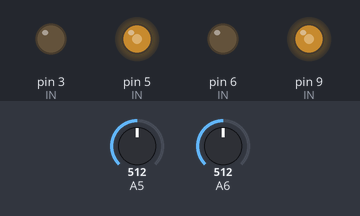
Simulated run of this sketch. Board: Arduino Nano, built with avr-gcc and run on an emulated ATmega328P. Parts: output pins drawn as LEDs (lit = HIGH). The test bench sets the inputs (shaded band); at power-on: A5 = 512, A6 = 512.

Above: at 1.2 s.
1.3 s: A5 set to 716
At 1.8 s:
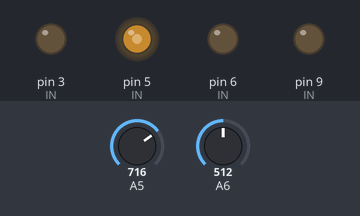
2.8 s: A6 set to 554
4.3 s: A6 set to 582
At 5.3 s:
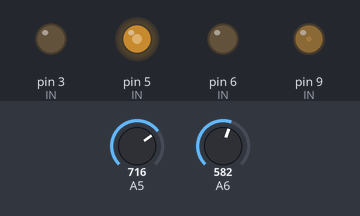
5.8 s: A5 set to 511
At 6.4 s:
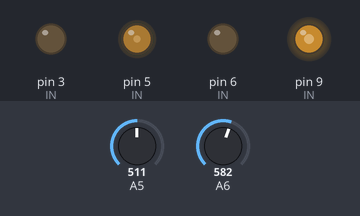
7.3 s: A6 set to 716
At 7.6 s:
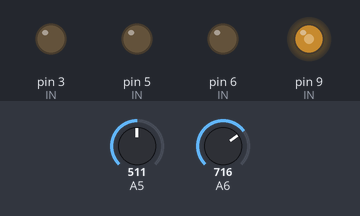
8.8 s: A6 set to 680
10.3 s: A6 set to 655
At 11.0 s:
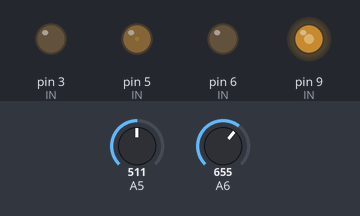
Timing chart, 0 to 12.8 s (numbered marks = the images above; inputs shaded):
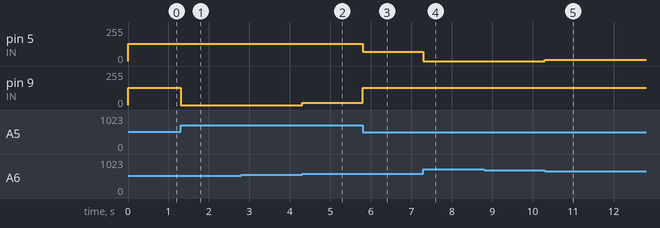

The sketch:

xunji.ino
```cpp
/*---------------宏定义部分------------------*/
#define Vo 130    // Vo(0-255)
#define Kp 0.85    // Kp(0-10)

/*--------------全局变量部分-----------------*/
int IN[5]={-1,3,5,6,9};
int Signal_left,Signal_right,p;
int last_proportional = 0;
long integral = 0;
int proportional,derivative,power_difference;

/*--------------子函数部分-------------------*/

/**
  * 函数readl()用于读取两个传感器的信号差
  * 两个传感器分别接 A5,A6 引脚
  */
int readl()
{
  Signal_left=analogRead(A6);
  Signal_right=analogRead(A5);
  p=Signal_left-Signal_right;
  return p;
}

/**
  * 函数motor(int speed_left,speed_right)用于控制电机转动
  * 右电机接IN1、IN2，对应nano上的 D3、D5 引脚
  * 左电机接IN3、IN4，对应nano上的 D6、D9 引脚
  * speed的范围为 -255~+255
  */
void motor(int speed_left,int speed_right)
{
  if(speed_right>0)
  {
    digitalWrite(IN[1],LOW);
    analogWrite(IN[2],speed_right);
  }
  else
  {
    digitalWrite(IN[2],LOW);
    analogWrite(IN[1],-speed_right);
  }

  if(speed_left>0)
  {
    digitalWrite(IN[3],LOW);
    analogWrite(IN[4],speed_left);
  }
  else
  {
    digitalWrite(IN[4],LOW);
    analogWrite(IN[3],-speed_left);
  }
}

/**
 *  p_control的核心算法是基于pid算法的p参数控制，省略了积分项与微分项
 *  误差信号的来源是两个光传感器的之间的误差值。
 *  由控制的方块图可知，控制信号的来源是依据误差信号而来的，为 Kp*proportional
 */
void p_concrol(int inital_speed)
{
  proportional = readl();
  power_difference = proportional*Kp;
  if(power_difference > inital_speed)
    power_difference = inital_speed;
  if(power_difference < -inital_speed)
    power_difference = -inital_speed;

  if(power_difference<0)
    motor((inital_speed+power_difference),inital_speed);
  else
    motor(inital_speed,(inital_speed-power_difference));
}

void setup() {
  // put your setup code here, to run once:
  pinMode(IN[1],OUTPUT);
  pinMode(IN[2],OUTPUT);
  pinMode(IN[3],OUTPUT);
  pinMode(IN[4],OUTPUT);
  Serial.begin(9600);
}
void loop() {
  // put your main code here, to run repeatedly:
  p_concrol(Vo);
}
```

Measured:
- after the input at 1.3 s, pin 9 (IN): 130/255 → 0/255 at once
- after the input at 2.8 s, every drawn part: stays the same
- after the input at 4.3 s, pin 9 (IN): 0/255 → 17/255 at once
- after the input at 5.8 s, pin 5 (IN): 130/255 → 70/255 at once; pin 9 (IN): 17/255 → 130/255 at once
- after the input at 7.3 s, pin 5 (IN): 70/255 → 0/255 at once
- after the input at 8.8 s, every drawn part: stays the same
- after the input at 10.3 s, pin 5 (IN): 0/255 → 8/255 at once
